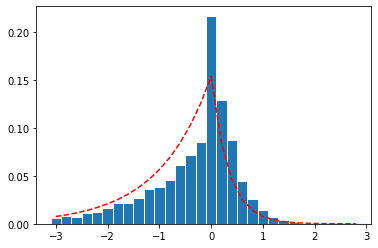

Write the Python code that produced this figure.
"""
Created on Mon Nov 18 16:38:15 2019

@author: zkq
"""

import torch
import numpy as np
from torch.autograd import Variable
import matplotlib.pyplot as plt
from tqdm import tqdm
# from default_potential import vanilla_potential as df_poten
# from binary_potential import   Binary_potnetial as bp_poten


class hmcsampler:

    def __init__(self, potential_fcn, position_dim=None, init_position=None,  init_velocity=None):

        self.potential_fcn = potential_fcn
        self.init_velocity =None
        
        if init_velocity is not None:
            self.pos_dim = len(init_velocity)
        elif init_position is not None:
            self.pos_dim = len(init_position)
        elif position_dim is not None:
            self.pos_dim = position_dim
        else:
            raise ValueError("Neither velocity nor position and nor the dimension has been given.")


        if init_velocity is None:
            velocity = np.random.multivariate_normal(
                    np.zeros(self.pos_dim),np.eye(self.pos_dim,self.pos_dim))
        else:
            velocity = init_velocity
        
        if init_position is None :
            position = np.random.multivariate_normal(
                    np.zeros(self.pos_dim), np.eye(self.pos_dim, self.pos_dim))
        else:    
            position = init_position
        
            
        self.velocity = Variable(torch.from_numpy(velocity), requires_grad=False)
        self.position = Variable(torch.from_numpy(position), requires_grad=True)
        

        if not len(self.position) == len(self.velocity):
            raise ValueError("Lengths of init position and init velocity are not equal. fix them please.")
            '''Lenghts are give an equalt'''
            
        self._update_grad()
        return

    def reset_velocity(self):
        velocity = np.random.multivariate_normal(
                    np.zeros(self.pos_dim),np.eye(self.pos_dim,self.pos_dim))
        self.velocity.copy_(torch.from_numpy(velocity))
        
    def _pos_zero_grad(self):
        if self.position.grad is not None:
            self.position.grad.detach_()
            self.position.grad.zero_()

    def _update_grad(self):
         self._pos_zero_grad()
         potential = self.potential_fcn(self.position)
         potential.backward()

    def leap_frog_step(self, step_size, num_step = 1, skip_grad=False):
        if not skip_grad:
            self._update_grad()
#        phase_grad = position.grad
#        print(orig_hamitlonian.data)
        self.velocity -= step_size / 2 * (self.position.grad)
            
        for step in range(num_step - 1):
            self.position.data.add_(step_size * self.velocity)
            self._update_grad()
            self.velocity -= step_size * (self.position.grad)
        
        self.position.data.add_(step_size * self.velocity)
        self._update_grad()
        self.velocity -= step_size / 2 * (self.position.grad)

    
if __name__ == "__main__":
    def potential_fcn(x):
        if x < 0:
            return -x
        else:
            return 3*x
        
    num_samples = 5000
    base_step_size = 0.02
    sample_interval = 50
    sampler = hmcsampler(potential_fcn, 1)
    samples = np.zeros(num_samples)
    
    pbar = tqdm(total=num_samples)
    for n_got in range(num_samples):
        for _ in range(sample_interval):
            step_size = base_step_size / np.abs(sampler.position.grad.detach().item())
#            step_size *= 1-np.random.random()*0.1
            sampler.leap_frog_step(step_size)

        samples[n_got] = sampler.position.item()
        sampler.reset_velocity()
        pbar.update()
    pbar.close()
            
    hist_x = np.arange(-3, 3, 0.2)
    hist_samples, hist_bar = np.histogram(samples, bins=hist_x)
    prob_samples = np.array(hist_samples, float) / num_samples
    
    
    hist_y = np.zeros_like(hist_x)
    for i in range(len(hist_x)):
        hist_y[i] = np.exp(-potential_fcn(hist_x[i]))
    hist_y /= np.sum(hist_y)
    
    plt.bar(hist_bar[:-1]+0.01, prob_samples, 0.18, align='center')
    plt.plot(hist_x, hist_y, 'r--')
    plt.show()
        
        
    
    
    
    

    
